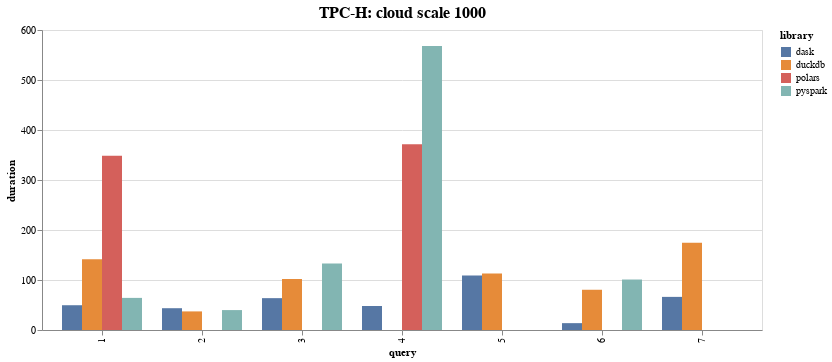

Vega-Lite specification for this chart:
### Vega-Lite specification from a JSON file in a GitHub repository (floating-point values rounded to 4 significant figures)
{"config": {"view": {"continuousWidth": 300, "continuousHeight": 300}, "title": {"fontSize": 16}}, "data": {"name": "data-a93a9add966a7e957c085066129e07e0"}, "mark": {"type": "bar"}, "encoding": {"color": {"field": "library", "scale": {"domain": ["dask", "duckdb", "polars", "pyspark"], "range": ["#5677a4ff", "#e68b39ff", "#d4605bff", "#82b5b2ff"]}, "type": "nominal"}, "tooltip": [{"field": "library", "type": "nominal"}, {"field": "duration", "type": "quantitative"}], "x": {"field": "query", "type": "nominal"}, "xOffset": {"field": "library", "type": "nominal"}, "y": {"field": "duration", "type": "quantitative"}}, "title": "TPC-H: cloud scale 1000", "$schema": "https://vega.github.io/schema/vega-lite/v5.15.1.json", "datasets": {"data-a93a9add966a7e957c085066129e07e0": [{"name": "thursday", "duration": 49.55, "library": "dask", "query": 1, "scale": 1000}, {"name": "thursday", "duration": 43.59, "library": "dask", "query": 2, "scale": 1000}, {"name": "thursday", "duration": 63.7, "library": "dask", "query": 3, "scale": 1000}, {"name": "thursday", "duration": 48.04, "library": "dask", "query": 4, "scale": 1000}, {"name": "thursday", "duration": 109.1, "library": "dask", "query": 5, "scale": 1000}, {"name": "thursday", "duration": 13.71, "library": "dask", "query": 6, "scale": 1000}, {"name": "thursday", "duration": 66.24, "library": "dask", "query": 7, "scale": 1000}, {"name": "thursday", "duration": 141.6, "library": "duckdb", "query": 1, "scale": 1000}, {"name": "thursday", "duration": 37.19, "library": "duckdb", "query": 2, "scale": 1000}, {"name": "thursday", "duration": 102.1, "library": "duckdb", "query": 3, "scale": 1000}, {"name": "thursday", "duration": 113.0, "library": "duckdb", "query": 5, "scale": 1000}, {"name": "thursday", "duration": 80.48, "library": "duckdb", "query": 6, "scale": 1000}, {"name": "thursday", "duration": 174.4, "library": "duckdb", "query": 7, "scale": 1000}, {"name": "thursday", "duration": 348.3, "library": "polars", "query": 1, "scale": 1000}, {"name": "thursday", "duration": 371.7, "library": "polars", "query": 4, "scale": 1000}, {"name": "thursday", "duration": 64.22, "library": "pyspark", "query": 1, "scale": 1000}, {"name": "thursday", "duration": 39.84, "library": "pyspark", "query": 2, "scale": 1000}, {"name": "thursday", "duration": 133.1, "library": "pyspark", "query": 3, "scale": 1000}, {"name": "thursday", "duration": 568.1, "library": "pyspark", "query": 4, "scale": 1000}, {"name": "thursday", "duration": 101.0, "library": "pyspark", "query": 6, "scale": 1000}]}}
